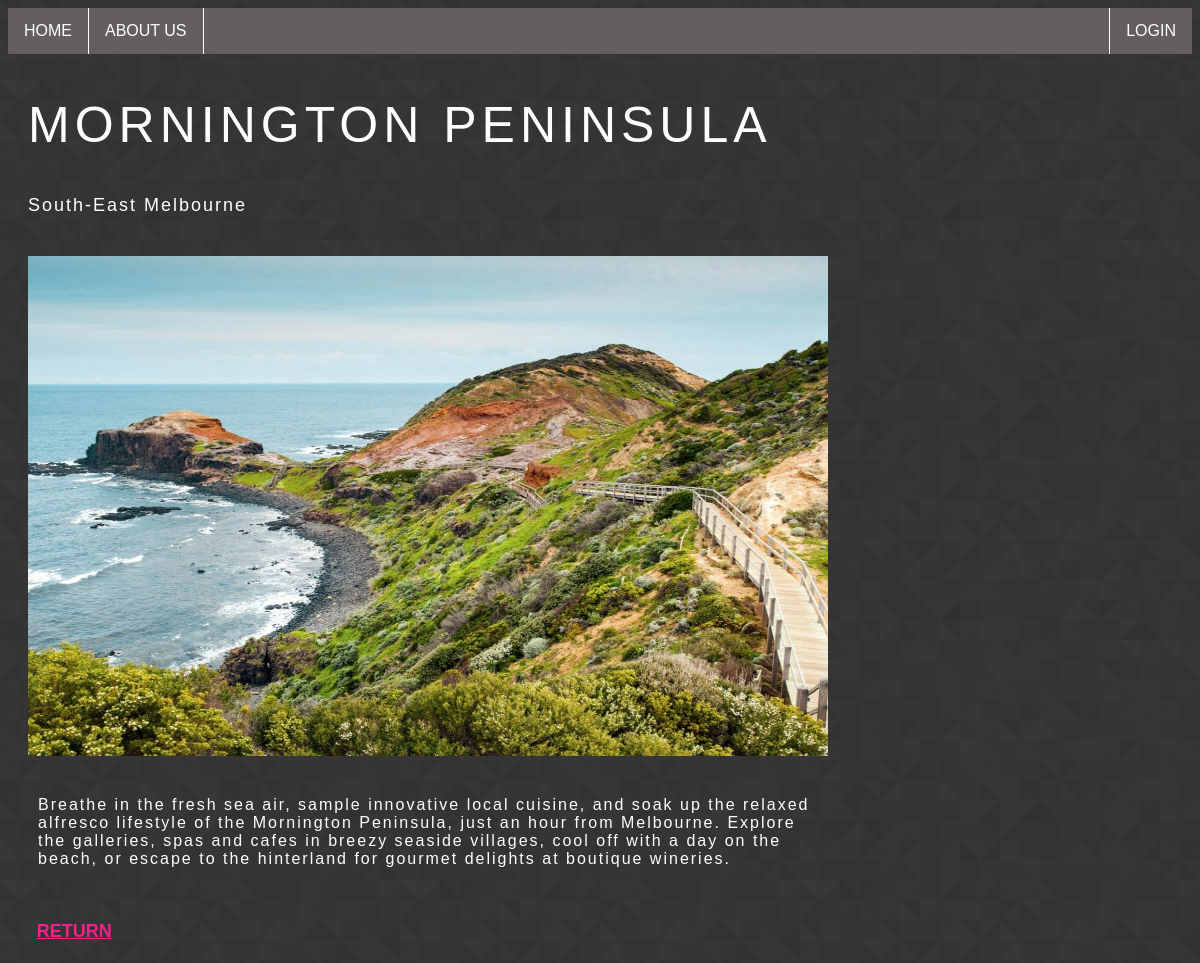
Page /detailspage.php?id=3 on the committed database.
### tables this page shows
CREATE TABLE `product` (
  `id` tinyint(10) NOT NULL,
  `name` varchar(20) NOT NULL,
  `description` text NOT NULL,
  `image` varchar(50) NOT NULL,
  `caption` varchar(50) NOT NULL,
  `location` varchar(50) NOT NULL,
  `date_update` timestamp NOT NULL DEFAULT current_timestamp() ON UPDATE current_timestamp()
);

### db_class.php (called while the page is built, shortened)
<?php
class dbController{
    private $conn;
    public function __construct($host,$user,$pass,$db){
        $this->conn = new mysqli(
            $this->host=$host,
            $this->user=$user,
            $this->pass=$pass,
            $this->db=$db
        );
        return $this->conn;
    }
    public function getOneRecord($sql){
        $result = $this->conn->query($sql);
        if ($this->conn->error){
            $this->logError($this->conn->error, $sql);
            return false;
        }
        else{
        $row = $result->fetch_assoc();
        return $row;
        }
    }
}
?>

### detailspage.php (the view, shortened to what this page needs)
<?php
include ('includes/header.php');
include ('includes/nav.php');
$id = $_GET['id'];
require_once 'db_class.php';
$connection = new dbController(HOST,USER,PASS,DB);
$sql = "SELECT id,name,image,caption,description,location FROM product where id=$id";
$record = $connection->getOneRecord($sql);
$name = $record['name'];
$image = $record['image'];
$description = $record['description'];
$location = $record['location'];
echo "<section>";
    echo "<h2 id='headdetail'>$name<h2>";
    echo "<p id='locationdetail'> $location </p>";
    echo "<div id='firstdetailblock'><img src='$image' alt='$name' width=800px height=500px ></div>";
    echo "<div id='seconddetailblock'><p id='descriptiondetail'> $description </p></div>";
    echo "<a id='return' href='home.php'>RETURN</a>";
echo "</section>";
include ('includes/footer.php');
?>

### css/stylewebsite.css (style rules this page uses)
body { background-image: url("prism.png"); }
#return { padding: 8px; text-align: left; color: #fc1d8c; font-family: 'Julius Sans One', sans-serif; font-size: 18px; position: relative; left: 1.75%; }
#firstdetailblock { margin-right: auto; width: 800px; height: 500px; margin-top: 40px; margin-left: 20px; }
#seconddetailblock { margin-right: auto; margin-left: 10px; margin-top: 40px; width: 800px; height: 120px; }
#headdetail { margin-left: 20px; color: #fdfdfd; font-family: 'Julius Sans One', sans-serif; font-weight: normal; font-size: 50px; letter-spacing: 5px; }
#locationdetail { margin-left: 20px; color: #fdfdfd; font-family: 'Julius Sans One', sans-serif; font-weight: normal; font-size: 18px; letter-spacing: 2px; }
#descriptiondetail { margin-left: 20px; color: #fdfdfd; font-family: 'Julius Sans One', sans-serif; font-weight: normal; font-size: 16px; letter-spacing: 2px; }

### rows in the picture
product: name "MORNINGTON PENINSULA", location "South-East Melbourne", image (picture), description "Breathe in the fresh sea air, sample innovative local cuisine, and soak up the relaxed alfresco lifestyle of the Mornington Peninsula, just an hour from Melbourne. Explore the galleries, spas and cafes in breezy seaside villages, cool off with a day on the beach, or escape to the hinterland for gourmet delights at boutique wineries."
